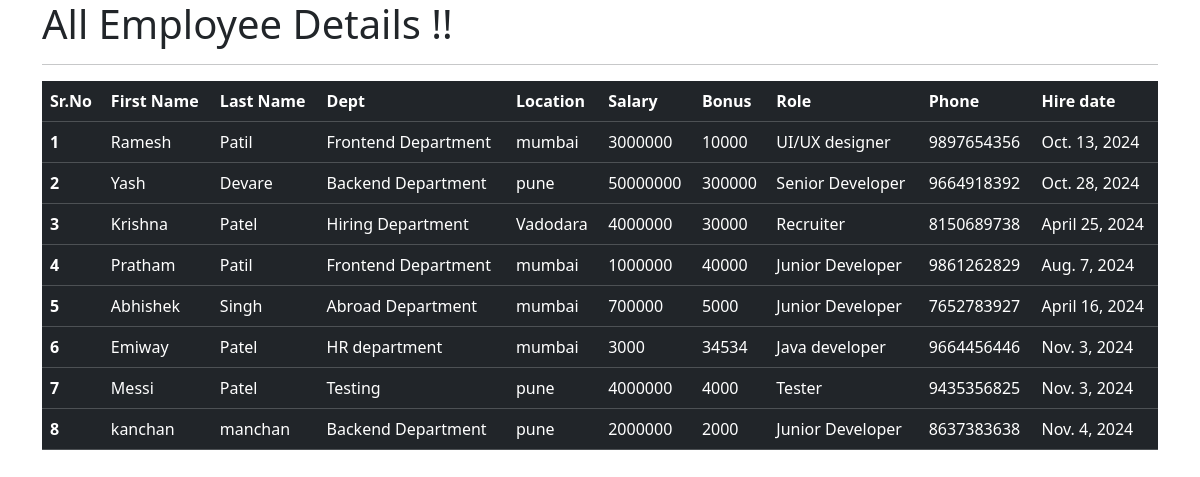
The app's page /all_emp with its own data.
### emp_app/models.py (models this page shows, shortened)
class Employee(models.Model):
    first_name = models.CharField(max_length=100 , null=False)
    last_name = models.CharField(max_length=100 , null=False)
    dept = models.ForeignKey(Department,on_delete = models.CASCADE)
    salary = models.IntegerField(default=0)
    bonus = models.IntegerField(default=0)
    role = models.ForeignKey(Role,on_delete=models.CASCADE)
    phone = models.IntegerField(default=0)
    hire_date = models.DateField()
    def __str__(self):
        return "%s %s %s" %(self.first_name, self.last_name ,self.phone)

class Department(models.Model):  #department can be same for many people that's why we created new class and we need to declare this before the main Employee class as we have to use the foreign key .
    name = models.CharField(max_length = 100, null = False)
    location = models.CharField(max_length=100 )

class Role(models.Model):
    name = models.CharField(max_length=100,null=False)

### emp_app/views.py (the view)
# urls.py: path('all_emp',views.all_emp,name='all_emp'),
def all_emp(request):
    emps = Employee.objects.all()
    context = {
        'emps' : emps
    }
    print(context)
    return render(request,'all_emp.html', context)

### templates/all_emp.html (shortened to what this page needs)
<!DOCTYPE html>
<html lang="en">
    <link href="https://cdn.jsdelivr.net/npm/bootstrap@5.3.3/dist/css/bootstrap.min.css" rel="stylesheet">
  </head>
  <body>
    <div class="container">
    <h1>All Employee Details !! </h1>
    <hr>
    <table class="table table-dark table-hover">
      <thead>
        <tr>
          <th scope="col">Sr.No</th>
          <th scope="col">First Name</th>
          <th scope="col">Last Name</th>
          <th scope="col">Dept</th>
          <th scope="col">Location</th>
          <th scope="col">Salary</th>
          <th scope="col">Bonus</th>
          <th scope="col">Role</th>
          <th scope="col">Phone</th>
          <th scope="col">Hire date</th>
        </tr>
      </thead>
            {% for emp in emps %}
      <tbody>
        <tr>
          <th scope="row">{{ forloop.counter }}</th>
          <td>{{emp.first_name}}</td>
          <td>{{emp.last_name}}</td>
          <td>{{emp.dept.name}}</td>
          <td>{{emp.dept.location}}</td>
          <td>{{emp.salary}}</td>
          <td>{{emp.bonus}}</td>
          <td>{{emp.role.name}}</td>
          <td>{{emp.phone}}</td>
          <td>{{emp.hire_date}}</td>
        </tr>
      </tbody>
            {% endfor %}
    </table>
    </div>
  </body>
</html>
</body>
</html>

### records on screen
Employee: first_name "Ramesh", last_name "Patil", dept.name "Frontend Department", dept.location "mumbai", salary "3000000", bonus "10000", role.name "UI/UX designer", phone "9897654356", hire_date "Oct. 13, 2024"
Employee: first_name "Yash", last_name "Devare", dept.name "Backend Department", dept.location "pune", salary "50000000", bonus "300000", role.name "Senior Developer", phone "9664918392", hire_date "Oct. 28, 2024"
Employee: first_name "Krishna", last_name "Patel", dept.name "Hiring Department", dept.location "Vadodara", salary "4000000", bonus "30000", role.name "Recruiter", phone "8150689738", hire_date "April 25, 2024"
Employee: first_name "Pratham", last_name "Patil", dept.name "Frontend Department", dept.location "mumbai", salary "1000000", bonus "40000", role.name "Junior Developer", phone "9861262829", hire_date "Aug. 7, 2024"
Employee: first_name "Abhishek", last_name "Singh", dept.name "Abroad Department", dept.location "mumbai", salary "700000", bonus "5000", role.name "Junior Developer", phone "7652783927", hire_date "April 16, 2024"
Employee: first_name "Emiway", last_name "Patel", dept.name "HR department", dept.location "mumbai", salary "3000", bonus "34534", role.name "Java developer", phone "9664456446", hire_date "Nov. 3, 2024"
Employee: first_name "Messi", last_name "Patel", dept.name "Testing", dept.location "pune", salary "4000000", bonus "4000", role.name "Tester", phone "9435356825", hire_date "Nov. 3, 2024"
Employee: first_name "kanchan", last_name "manchan", dept.name "Backend Department", dept.location "pune", salary "2000000", bonus "2000", role.name "Junior Developer", phone "8637383638", hire_date "Nov. 4, 2024"
